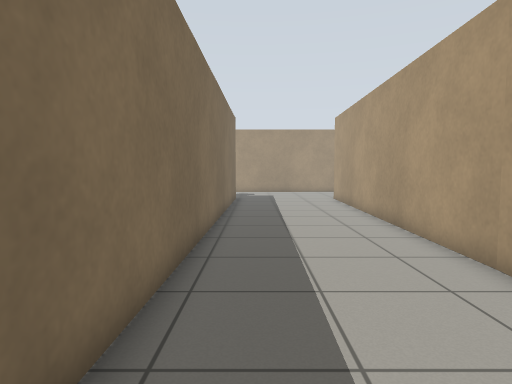
View 1 (above)

15 first-person views from a walk through a Gazebo world. The camera is 0.94 m above the floor, tilts 4° down and sees 75° across. The floor is counted in squares, 0.5 m on a side. Each view is taken from the middle of a square. On the plan, view 1 faces up. The plan holds only what a view shows up to about 17 squares ahead; the rest is blank. The place goes on beyond the plan.

View 2
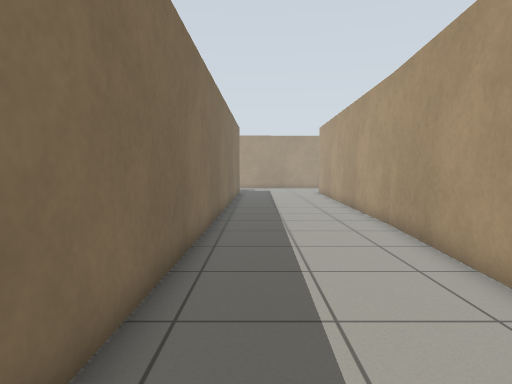

View 3
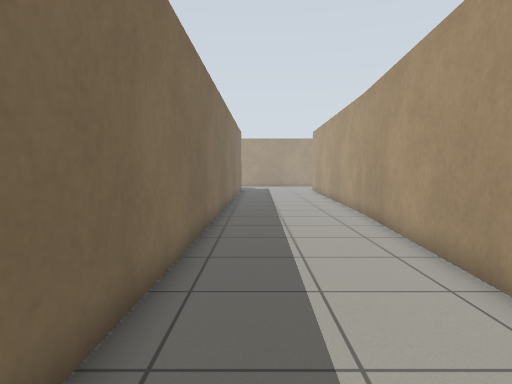

View 4
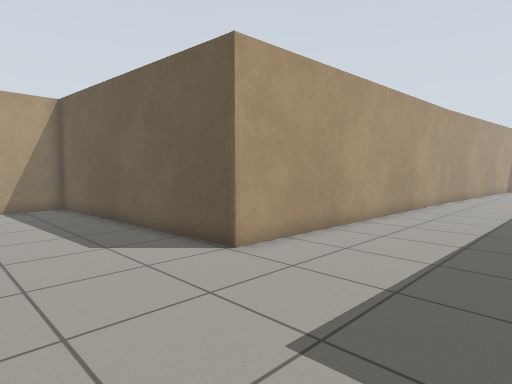

View 5
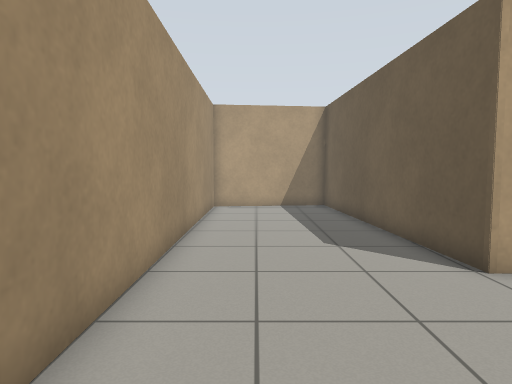

View 6
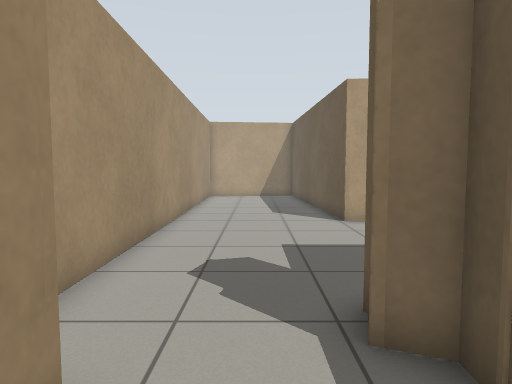

View 7
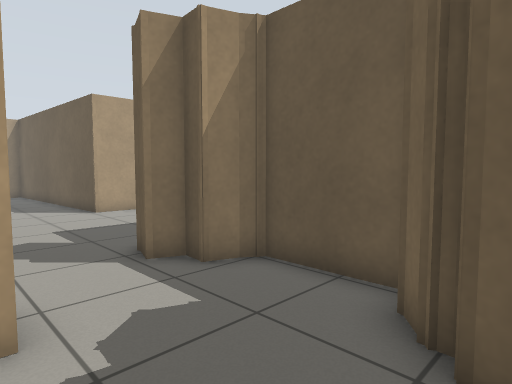

View 8
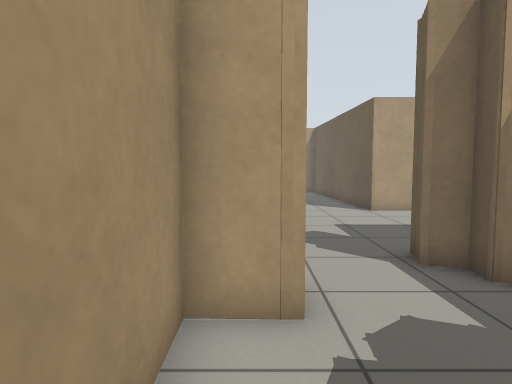

View 9
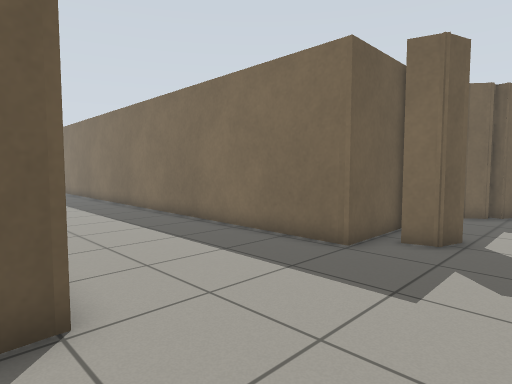

View 10
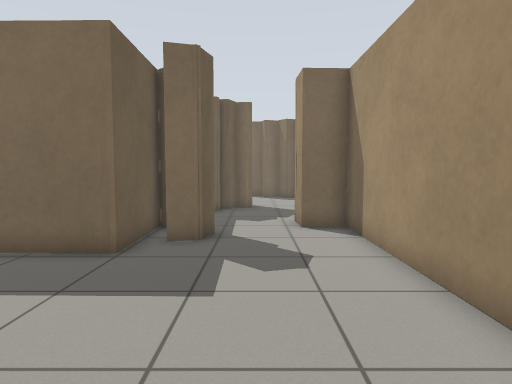

View 11
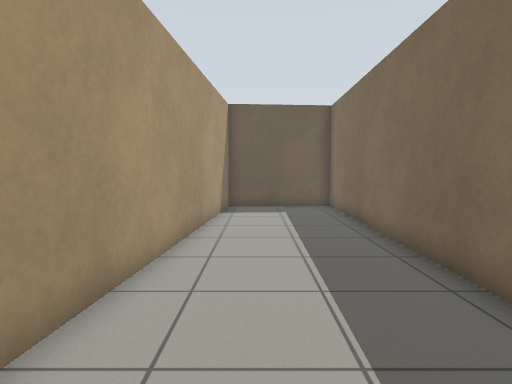

View 12
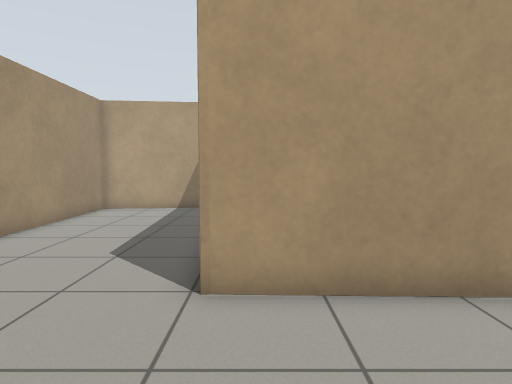

View 13
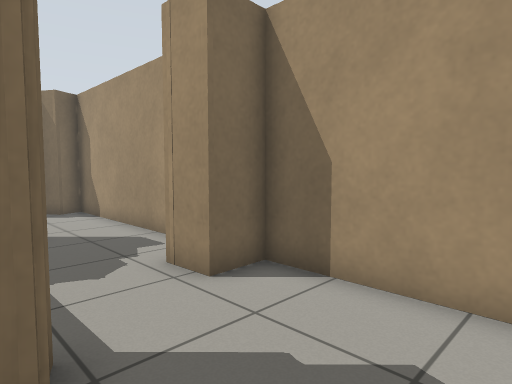

View 14
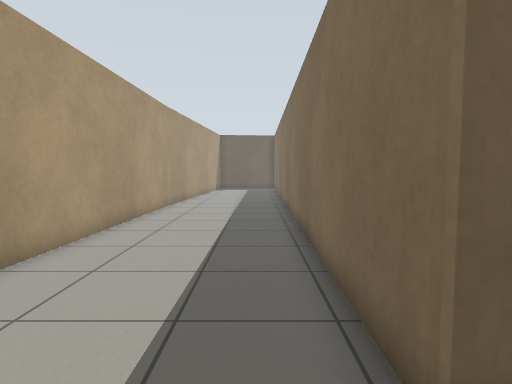

View 15
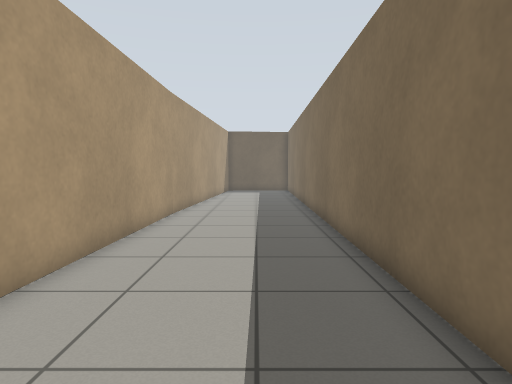

### Floor plan
Points are (right, up) in squares from view 1. A wall is a line through its corners. A room is listed if a view was taken in it or the views show most of it. See-through windows are left out.
Room 1 (views 1, 2, 3, 4, 5, 6, 7, 8, 9, 10, 11, 12, 13, 14, 15)
walls: (-4.9, 20.9) (-1.3, 20.9) (-1.7, -8.8) (3.3, -8.4) (4.5, 6.1) (4.9, 20.8) (16.1, 21.5) (15.5, 27.1) (-4.7, 26.9) (-4.6, 25.5) (-6, 25.4) (-5.9, 26.9) (-10.6, 26.9); (-4.9, 21.2) (-4.6, 22.1) (-3.9, 22) (-3.6, 22.8) (-2.7, 22.5) (-2.4, 21.6); (-8, 20.8) (-5.2, 20.9) (-4.8, 21.4); (-9.9, 23.8) (-10, 23.1) (-9.3, 22.7) (-9.3, 22.4) (-8.9, 22.4) (-8.4, 21.7)

Where each view was taken, in squares from view 1:
view 1: 0 up, 0 right, facing up
view 2: 5 down, 0 right, facing up
view 3: 8 down, 0 right, facing up
view 4: 26 up, 1 left, facing down-right
view 5: 25 up, 1 left, facing right
view 6: 24 up, 7 left, facing right
view 7: 26 up, 10 left, facing down-right
view 8: 26 up, 10 left, facing right
view 9: 25 up, 6 right, facing down-left
view 10: 24 up, 6 right, facing left
view 11: 8 up, 2 right, facing down
view 12: 20 up, 0 right, facing right
view 13: 22 up, 0 right, facing up-left
view 14: 23 up, 0 right, facing down
view 15: 20 up, 1 right, facing down
